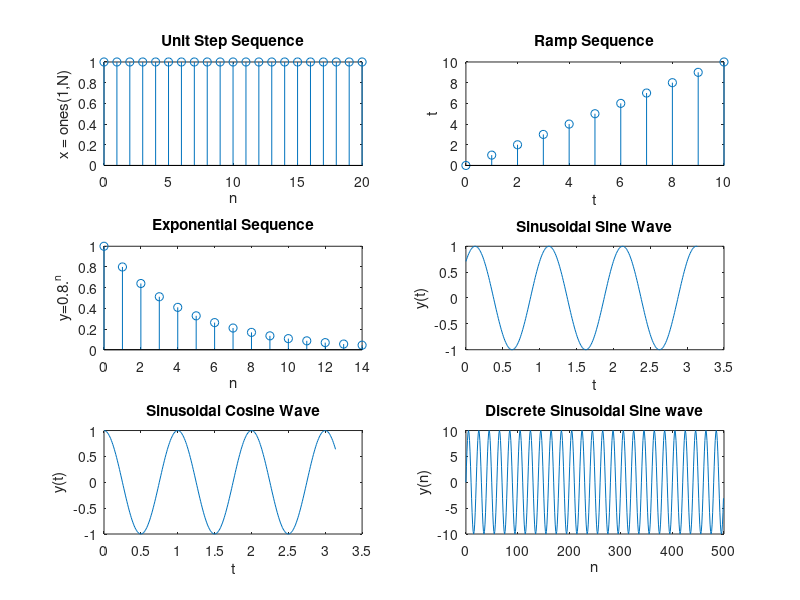

Reproduce this figure in MATLAB.
%/ Unit Step Sequence

N=21;
x=ones(1,N);
n=0:1:N-1;
subplot(3,2,1)
stem(n,x);
xlabel("n");
ylabel("x = ones(1,N)");
title("Unit Step Sequence");

% Ramp Sequence

N=11;
t=0:N-1;
subplot(3,2,2);
stem(t,t);
xlabel("t");
ylabel("t");
title("Ramp Sequence");
%Exponential Sequence

N=15;
n=0:N-1;
y=0.8.^n;
subplot(3,2,3);
stem(n,y);
xlabel("n");
ylabel("y=0.8.^n");
title("Exponential Sequence");

%Sinusoidal Sine Wave
t=0:0.01:pi;
y = sin(2 * pi * t + pi/4);
subplot(3,2,4);
plot(t,y);
xlabel("t");
ylabel("y(t)");
title("Sinusoidal Sine Wave");

% Sinusoidal Cosine Wave
t=0:0.01:pi;
y=cos(2*pi*t);
subplot(3,2,5);
plot(t,y);
xlabel("t");
ylabel("y(t)");
title("Sinusoidal Cosine Wave");

% Discrete Sinusoidal Signal
%x(n)= a * sin(2 * pi * (f/fs) * n +& )....Discrete
%x(t)=10 sin (2pi 500t)...Continuous

a=10;
f=500;
fs=20 * f;
N=500;
n=0:N-1;

y= a * sin(2 * pi * (f/fs) * n);


subplot(3,2,6);
plot(n,y);
xlabel("n");
ylabel("y(n)");
title("Discrete Sinusoidal Sine wave");

